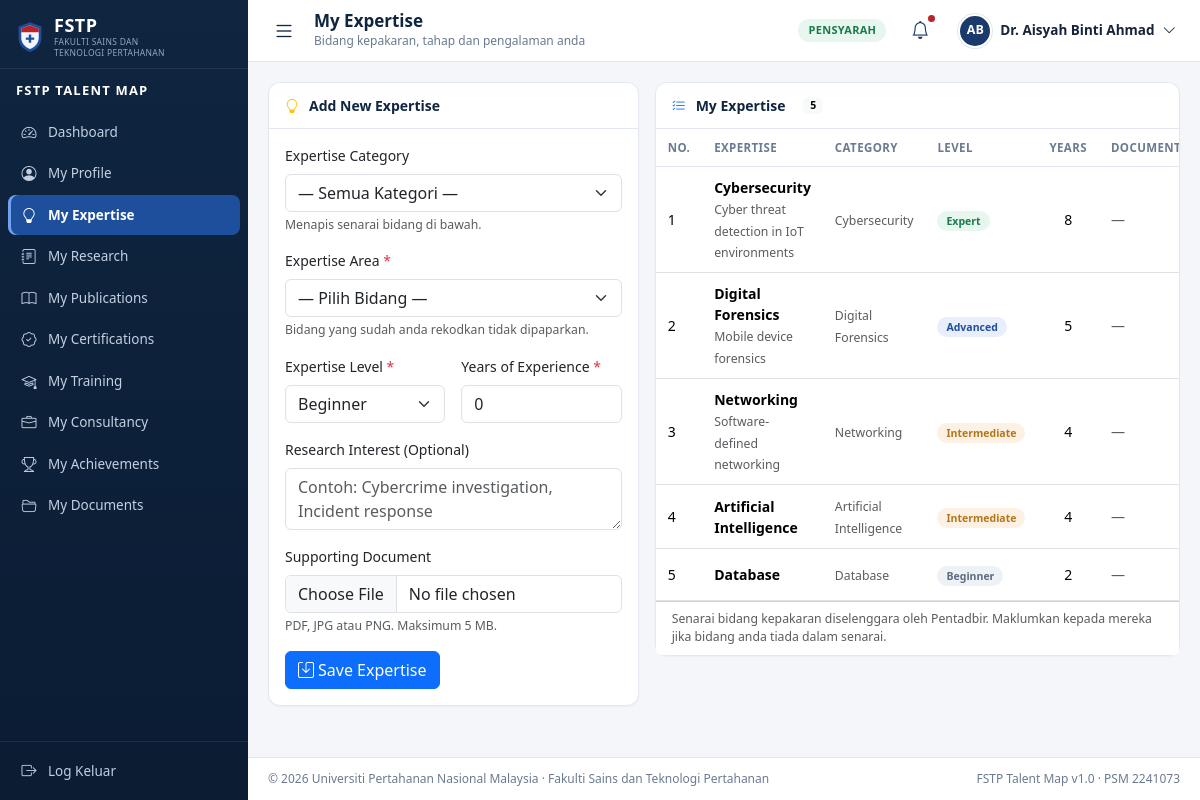
The app's page /lecturer/expertise.php (signed in) with its own data.
### tables this page shows
CREATE TABLE lecturers (
  lecturer_id   INT AUTO_INCREMENT PRIMARY KEY,
  user_id       INT          NOT NULL UNIQUE,
  staff_no      VARCHAR(20)  NOT NULL UNIQUE,
  full_name     VARCHAR(100) NOT NULL,
  email         VARCHAR(100) NOT NULL,
  department_id INT          NOT NULL,
  `position`    VARCHAR(100) NOT NULL,
  phone         VARCHAR(20)  NULL,
  location      VARCHAR(100) NULL,
  profile_photo VARCHAR(255) NULL,
  research_area TEXT         NULL,
  status        ENUM('active','inactive') NOT NULL DEFAULT 'active',
  created_at    DATETIME     NOT NULL DEFAULT CURRENT_TIMESTAMP,
  updated_at    DATETIME     NOT NULL DEFAULT CURRENT_TIMESTAMP ON UPDATE CURRENT_TIMESTAMP,
  CONSTRAINT fk_lecturers_user       FOREIGN KEY (user_id)       REFERENCES users(user_id)       ON DELETE CASCADE,
  CONSTRAINT fk_lecturers_department FOREIGN KEY (department_id) REFERENCES departments(department_id) ON DELETE RESTRICT,
  INDEX idx_lecturers_name (full_name),
  INDEX idx_lecturers_dept (department_id)
);

CREATE TABLE users (
  user_id          INT AUTO_INCREMENT PRIMARY KEY,
  username         VARCHAR(50)  NOT NULL UNIQUE,
  email            VARCHAR(100) NOT NULL UNIQUE,
  password         VARCHAR(255) NOT NULL COMMENT 'password_hash() bcrypt',
  `role`           ENUM('admin','lecturer') NOT NULL DEFAULT 'lecturer',
  department_id    INT          NULL,
  status           ENUM('active','inactive') NOT NULL DEFAULT 'active',
  initial_password VARCHAR(50)  NULL COMMENT 'shown once when Admin resets',
  must_change_pw   TINYINT(1)   NOT NULL DEFAULT 0,
  last_login       DATETIME     NULL,
  created_at       DATETIME     NOT NULL DEFAULT CURRENT_TIMESTAMP,
  CONSTRAINT fk_users_department FOREIGN KEY (department_id)
    REFERENCES departments(department_id) ON DELETE SET NULL,
  INDEX idx_users_role (role),
  INDEX idx_users_status (status)
);

CREATE TABLE lecturer_expertise (
  lecturer_expertise_id INT AUTO_INCREMENT PRIMARY KEY,
  lecturer_id           INT NOT NULL,
  expertise_id          INT NOT NULL,
  expertise_level       ENUM('Beginner','Intermediate','Advanced','Expert') NOT NULL DEFAULT 'Beginner',
  years_experience      INT NOT NULL DEFAULT 0,
  research_interest     TEXT NULL COMMENT 'Research Interest (optional)',
  supporting_document   VARCHAR(255) NULL,
  status                ENUM('active','inactive') NOT NULL DEFAULT 'active',
  created_at            DATETIME NOT NULL DEFAULT CURRENT_TIMESTAMP,
  CONSTRAINT fk_le_lecturer  FOREIGN KEY (lecturer_id)  REFERENCES lecturers(lecturer_id) ON DELETE CASCADE,
  CONSTRAINT fk_le_expertise FOREIGN KEY (expertise_id) REFERENCES expertise(expertise_id) ON DELETE CASCADE,
  UNIQUE KEY uq_lecturer_expertise (lecturer_id, expertise_id),
  INDEX idx_le_expertise (expertise_id),
  INDEX idx_le_level (expertise_level)
);

CREATE TABLE expertise (
  expertise_id   INT AUTO_INCREMENT PRIMARY KEY,
  category_id    INT          NOT NULL,
  expertise_name VARCHAR(100) NOT NULL UNIQUE,
  description    TEXT         NULL,
  status         ENUM('active','inactive') NOT NULL DEFAULT 'active',
  created_at     DATETIME     NOT NULL DEFAULT CURRENT_TIMESTAMP,
  CONSTRAINT fk_expertise_category FOREIGN KEY (category_id)
    REFERENCES expertise_categories(category_id) ON DELETE RESTRICT,
  INDEX idx_expertise_name (expertise_name)
);

CREATE TABLE expertise_categories (
  category_id   INT AUTO_INCREMENT PRIMARY KEY,
  category_name VARCHAR(100) NOT NULL UNIQUE,
  description   TEXT         NULL,
  status        ENUM('active','inactive') NOT NULL DEFAULT 'active',
  created_at    DATETIME     NOT NULL DEFAULT CURRENT_TIMESTAMP
);

### lecturer/expertise.php (the view, shortened to what the rows shown need)
<?php
require_once __DIR__ . '/../includes/auth.php';
require_lecturer();
$user       = current_user();
$lecturerId = (int)($user['lecturer_id'] ?? 0);
$pdo        = db();
$stmt = $pdo->prepare(
    'SELECT le.*, ex.expertise_name, ex.category_id, ec.category_name
       FROM lecturer_expertise le
       JOIN expertise ex ON ex.expertise_id = le.expertise_id
       LEFT JOIN expertise_categories ec ON ec.category_id = ex.category_id
      WHERE le.lecturer_id = :id AND le.status = \'active\'
      ORDER BY FIELD(le.expertise_level, \'Expert\', \'Advanced\', \'Intermediate\', \'Beginner\'),
               le.years_experience DESC'
);
$stmt->execute([':id' => $lecturerId]);
$myExpertise = $stmt->fetchAll();
$page_title = 'My Expertise';
require_once __DIR__ . '/../includes/header.php';
?>
<div class="row g-3">
    <div class="col-lg-7">
        <div class="card">
            <div class="table-responsive">
                <table class="table table-hover align-middle mb-0">
                    <thead>
                        <tr>
                            <th style="width:48px">No.</th>
                            <th>Expertise</th>
                            <th>Category</th>
                            <th>Level</th>
                            <th class="text-center">Years</th>
                            <th>Document</th>
                        </tr>
                    </thead>
                    <tbody>
                    <?php if (!$myExpertise): ?>
                        <tr><td colspan="7"><div class="empty-state">
                            <i class="bi bi-lightbulb"></i>Belum ada rekod kepakaran.
                            Tambah yang pertama menggunakan borang di sebelah.</div></td></tr>
                    <?php else: ?>
                        <?php foreach ($myExpertise as $i => $row):
                            $docUrl = document_url($row['supporting_document'] ?? null);
                        ?>
                            <tr>
                                <td><?= $i + 1 ?></td>
                                <td>
                                    <b><?= e($row['expertise_name']) ?></b>
                                    <?php if ($row['research_interest']): ?>
                                        <br><small class="text-muted"><?= e($row['research_interest']) ?></small>
                                    <?php endif; ?>
                                </td>
                                <td><small class="text-muted"><?= e($row['category_name'] ?? '—') ?></small></td>
                                <td>
                                    <span class="badge-level level-<?= e(strtolower($row['expertise_level'])) ?>">
                                        <?= e($row['expertise_level']) ?>
                                    </span>
                                </td>
                                <td class="text-center"><?= (int)$row['years_experience'] ?></td>
                                <td>
                                    <?php if ($docUrl): ?>
                                        <a href="<?= e($docUrl) ?>" target="_blank" rel="noopener"
                                           title="Lihat dokumen"><i class="bi bi-paperclip"></i></a>
                                    <?php else: ?>
                                        <span class="text-muted">—</span>
                                    <?php endif; ?>
                                </td>
                            </tr>
                        <?php endforeach; ?>
                    <?php endif; ?>
                    </tbody>
                </table>
            </div>
        </div>
    </div>
</div>
<?php require_once __DIR__ . '/../includes/footer.php'; ?>

### includes/header.php (shortened to what the rows shown need)
<?php
require_once __DIR__ . '/auth.php';
$__user      = current_user();
$page_title  = $page_title ?? 'Dashboard';
$avatarPhoto = $__user['profile_photo'] ?? null;
$avatarPath  = $avatarPhoto && is_file(UPLOAD_PHOTO_DIR . '/' . $avatarPhoto)
    ? UPLOAD_PHOTO_URL . '/' . rawurlencode($avatarPhoto)
    : null;
?>
<!DOCTYPE html>
<html lang="ms">
<head>
<link rel="stylesheet" href="<?= e(ASSETS_URL) ?>/vendor/bootstrap/bootstrap.min.css">
<link rel="stylesheet" href="<?= e(ASSETS_URL) ?>/vendor/bootstrap-icons/bootstrap-icons.css">
<link rel="stylesheet" href="<?= e(ASSETS_URL) ?>/css/app.css">
</head>
<body class="app-body">
<div class="app-shell">
    <div class="app-main">
        <header class="app-topbar">
            <div class="topbar-title">
                <h1><?= e($page_title) ?></h1>
            </div>
            <div class="topbar-right">
                <div class="dropdown">
                    <button class="user-menu" type="button" data-bs-toggle="dropdown" aria-expanded="false">
                        <?php if ($avatarPath): ?>
                            <img class="avatar" src="<?= e($avatarPath) ?>" alt="">
                        <?php else: ?>
                            <span class="avatar avatar-initials"><?= e(initials(display_name())) ?></span>
                        <?php endif; ?>
                        <span class="user-menu-name"><?= e(display_name()) ?></span>
                        <i class="bi bi-chevron-down"></i>
                    </button>
                </div>
            </div>
        </header>
        <main class="app-content">

### records on screen
lecturers: initials(display_name()) "AB", full_name "Dr. Aisyah Binti Ahmad"
lecturer_expertise: expertise.expertise_name "Cybersecurity", research_interest "Cyber threat detection in IoT environments", expertise_categories.category_name "Cybersecurity", expertise_level "Expert", years_experience "8"
lecturer_expertise: expertise.expertise_name "Digital Forensics", research_interest "Mobile device forensics", expertise_categories.category_name "Digital Forensics", expertise_level "Advanced", years_experience "5"
lecturer_expertise: expertise.expertise_name "Networking", research_interest "Software-defined networking", expertise_categories.category_name "Networking", expertise_level "Intermediate", years_experience "4"
lecturer_expertise: expertise.expertise_name "Artificial Intelligence", expertise_categories.category_name "Artificial Intelligence", expertise_level "Intermediate", years_experience "4"
lecturer_expertise: expertise.expertise_name "Database", expertise_categories.category_name "Database", expertise_level "Beginner", years_experience "2"

### other values on screen
$label "Dashboard"
$label "My Profile"
$label "My Expertise"
$label "My Research"
$label "My Publications"
$label "My Certifications"
$label "My Training"
$label "My Consultancy"
$label "My Achievements"
$label "My Documents"
$page_title "My Expertise"
$page_sub "Bidang kepakaran, tahap dan pengalaman anda"
count($myExpertise) "5"
APP_UNIVERSITY "Universiti Pertahanan Nasional Malaysia"
APP_FACULTY "Fakulti Sains dan Teknologi Pertahanan"
